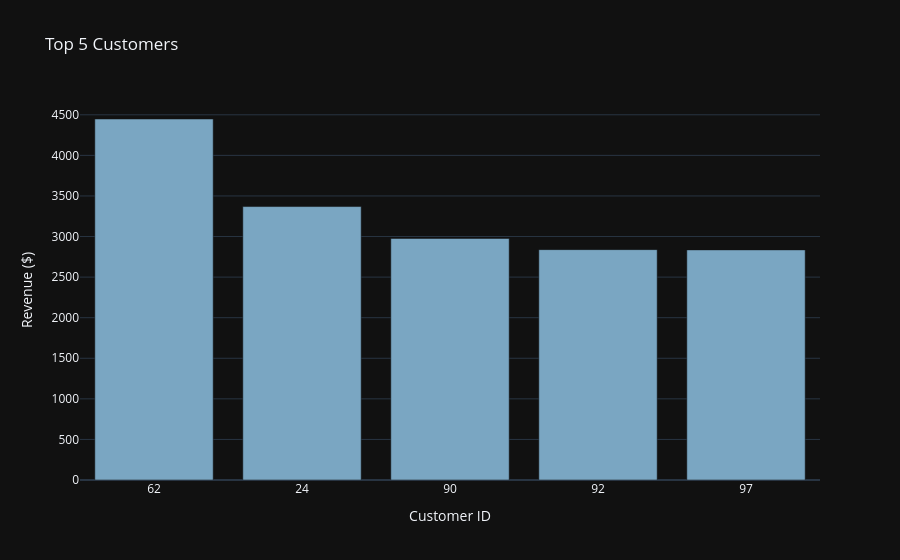

The notebook cell saved with this chart:
### Markdown cell above
### 2. Top Customers
Who are the top 5 customers by total revenue contribution?

### Code cell
# Q2: Top 5 Customers by Total Revenue

# group by customer and sum total revenue
top_customers = (
    data.groupby("customer_id", as_index=False)["revenue"]
    .sum()
    .sort_values("revenue", ascending=False)
    .head(5)
)

# show title and total list
display(Markdown("**Top 5 Customers by Total Revenue**"))

# bar chart
fig = px.bar(
    top_customers.astype({"customer_id": "string"}),
    x="customer_id", y="revenue",
    template="plotly_dark",
    color_discrete_sequence=["#7AA6C2"],
    title="Top 5 Customers"
)
fig.update_layout(xaxis_title="Customer ID", yaxis_title="Revenue ($)")
fig.show()

# table
top_customers

### Figure 1 — Plotly figure (JSON) as saved in the notebook; plotly's stock layout.template omitted (floating-point values rounded to 4 significant figures)
{"data": [{"hovertemplate": "customer_id=%{x}<br>revenue=%{y}<extra></extra>", "legendgroup": "", "marker": {"color": "#7AA6C2", "pattern": {"shape": ""}}, "name": "", "orientation": "v", "showlegend": false, "textposition": "auto", "type": "bar", "x": ["62", "24", "90", "92", "97"], "xaxis": "x", "y": [4448.0, 3369.0, 2977.0, 2839.0, 2836.0], "yaxis": "y"}], "layout": {"barmode": "relative", "legend": {"tracegroupgap": 0}, "title": {"text": "Top 5 Customers"}, "xaxis": {"anchor": "y", "domain": [0, 1], "title": {"text": "Customer ID"}}, "yaxis": {"anchor": "x", "domain": [0, 1], "title": {"text": "Revenue ($)"}}}}
